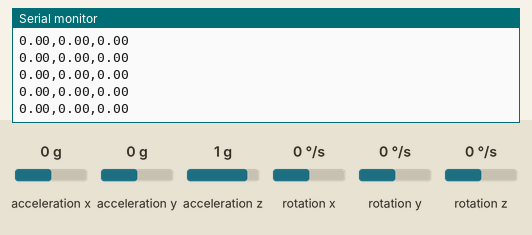
Bench run of a sketch on a simulated Arduino Uno, built with avr-gcc and run on an emulated ATmega328P. Parts: the last lines printed to the serial monitor. Inputs (shaded band) come from the test bench; at power-on: rotation z 0 °/s, acceleration x 0 g, acceleration y 0 g, acceleration z 1 g, rotation x 0 °/s, rotation y 0 °/s.

Above: at 3.2 s.
3.3 s: rotation z set to 100 °/s
At 4.0 s:
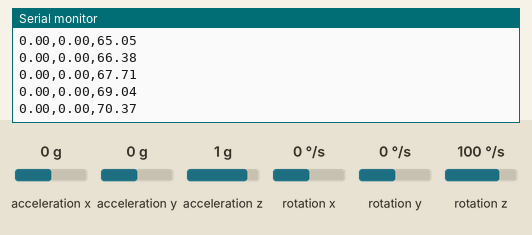
6.3 s: acceleration x set to -1.4 g
At 6.9 s:
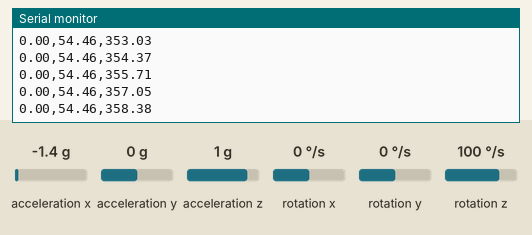
7.8 s: acceleration y set to -1.4 g
At 8.8 s:
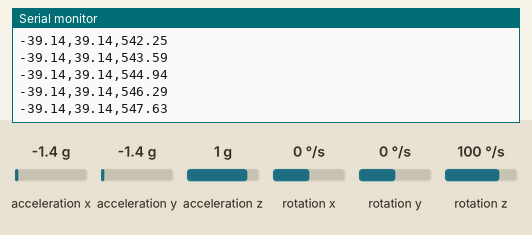
9.3 s: acceleration z set to -1.4 g
At 9.9 s:
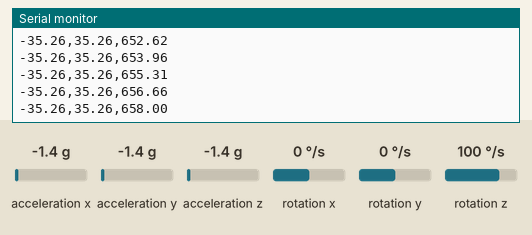
Timing chart, 0 to 11.8 s (numbered marks = the images above; inputs shaded):
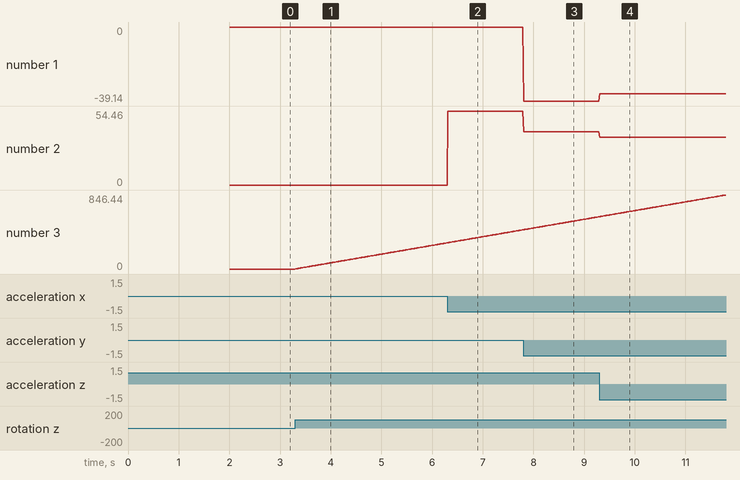

Measured:
- after the input at 3.3 s, the serial monitor: prints a new line at once (image 1)
- plotted number 3: 0 → 299.51 after the input at 3.3 s

The sketch:

01_3D_Hand_Tracking.ino
```cpp
#include <Wire.h>
#include <MPU6050_light.h>

MPU6050 mpu(Wire);
float roll, pitch, yaw;

void setup() {
  Serial.begin(115200);   // Start serial communication
  Wire.begin();           // Start I2C communication (SDA: GPIO 21, SCL: GPIO 22)

  byte status = mpu.begin();
  Serial.print(F("MPU6050 status: "));
  Serial.println(status);
  while(status != 0) {
    Serial.println(F("Failed to connect to MPU6050. Check wiring!"));
    delay(1000);
  }

  Serial.println(F("Calculating offsets, do not move MPU6050"));
  delay(1000);
  mpu.calcOffsets();      // Calibrate: keep sensor STILL during this!
  Serial.println(F("Done!\n"));
}

void loop() {
  mpu.update();           // Read latest sensor values
  roll  = mpu.getAngleX();
  pitch = mpu.getAngleY();
  yaw   = mpu.getAngleZ();

  // Send values over USB as: roll,pitch,yaw
  Serial.print(roll);  Serial.print(',');
  Serial.print(pitch); Serial.print(',');
  Serial.println(yaw); // println adds newline at end
  delay(10);           // Wait 10ms before next reading
}
```
